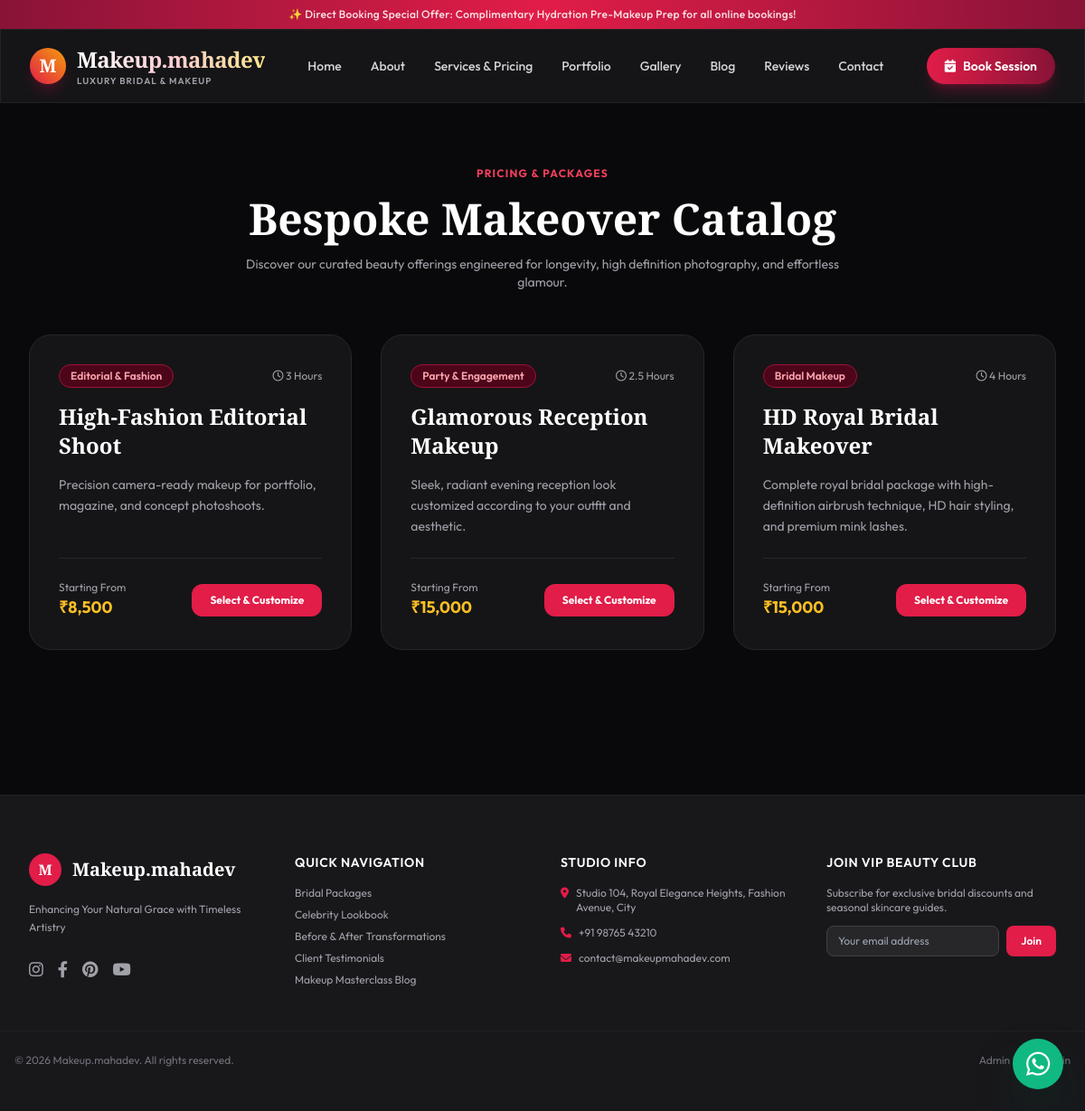
/services, run on the app's committed database.
### tables this page shows
CREATE TABLE `services` (
  `id` INT AUTO_INCREMENT PRIMARY KEY,
  `category_id` INT NULL,
  `title` VARCHAR(150) NOT NULL,
  `slug` VARCHAR(180) NOT NULL UNIQUE,
  `description` TEXT NOT NULL,
  `cover_image` VARCHAR(255) NULL,
  `duration` VARCHAR(50) DEFAULT '2 Hours',
  `pricing_type` ENUM('simple', 'package') DEFAULT 'package',
  `simple_price` DECIMAL(10, 2) DEFAULT 0.00,
  `status` ENUM('active', 'hidden') DEFAULT 'active',
  `is_featured` TINYINT(1) DEFAULT 0,
  `created_at` TIMESTAMP DEFAULT CURRENT_TIMESTAMP,
  `updated_at` TIMESTAMP DEFAULT CURRENT_TIMESTAMP ON UPDATE CURRENT_TIMESTAMP,
  FOREIGN KEY (`category_id`) REFERENCES `service_categories`(`id`) ON DELETE SET NULL
);

CREATE TABLE `service_categories` (
  `id` INT AUTO_INCREMENT PRIMARY KEY,
  `name` VARCHAR(100) NOT NULL,
  `slug` VARCHAR(120) NOT NULL UNIQUE,
  `description` TEXT NULL,
  `sort_order` INT DEFAULT 0,
  `created_at` TIMESTAMP DEFAULT CURRENT_TIMESTAMP
);

### app/Controllers/ServiceController.php (called while the page is built, shortened)
<?php
class ServiceController extends Controller {
    public function index() {
        $data = [
            'meta_title' => 'Services & Pricing | Makeup.mahadev',
            'services' => Service::getAllActive()
        ];
        $this->view('frontend/services', $data);
    }
}

### app/Core/App.php (called while the page is built, shortened)
<?php
class App {
    private Router $router;
    public function __construct() {
        $this->router = new Router();
    }
    private function registerRoutes() {
        $this->router->get('/', [\App\Controllers\HomeController::class, 'index']);
        $this->router->get('/about', [\App\Controllers\HomeController::class, 'about']);
        $this->router->get('/services', [\App\Controllers\ServiceController::class, 'index']);
        $this->router->get('/service/{slug}', [\App\Controllers\ServiceController::class, 'detail']);
        $this->router->get('/portfolio', [\App\Controllers\PortfolioController::class, 'index']);
        $this->router->get('/gallery', [\App\Controllers\PortfolioController::class, 'gallery']);
        $this->router->get('/blog', [\App\Controllers\BlogController::class, 'index']);
        $this->router->get('/blog/{slug}', [\App\Controllers\BlogController::class, 'detail']);
        $this->router->get('/reviews', [\App\Controllers\ReviewController::class, 'index']);
        $this->router->post('/review/submit', [\App\Controllers\ReviewController::class, 'submit']);
        $this->router->get('/contact', [\App\Controllers\HomeController::class, 'contact']);
        $this->router->post('/contact/submit', [\App\Controllers\HomeController::class, 'submitContact']);
        $this->router->get('/booking', [\App\Controllers\BookingController::class, 'index']);
        $this->router->post('/booking/calculate', [\App\Controllers\BookingController::class, 'calculatePriceApi']);
        $this->router->post('/booking/submit', [\App\Controllers\BookingController::class, 'submit']);
        $this->router->get('/admin/login', [\App\Controllers\Admin\AuthController::class, 'loginForm']);
        $this->router->post('/admin/login', [\App\Controllers\Admin\AuthController::class, 'login']);
        $this->router->get('/admin/logout', [\App\Controllers\Admin\AuthController::class, 'logout']);
        $this->router->get('/admin', [\App\Controllers\Admin\DashboardController::class, 'index']);
        $this->router->get('/admin/dashboard', [\App\Controllers\Admin\DashboardController::class, 'index']);
        $this->router->get('/admin/services', [\App\Controllers\Admin\ServiceController::class, 'index']);
        $this->router->get('/admin/services/create', [\App\Controllers\Admin\ServiceController::class, 'create']);
        $this->router->post('/admin/services/store', [\App\Controllers\Admin\ServiceController::class, 'store']);
        $this->router->get('/admin/services/edit/{id}', [\App\Controllers\Admin\ServiceController::class, 'edit']);
        $this->router->post('/admin/services/update/{id}', [\App\Controllers\Admin\ServiceController::class, 'update']);
        $this->router->get('/admin/services/delete/{id}', [\App\Controllers\Admin\ServiceController::class, 'delete']);
        $this->router->get('/admin/bookings', [\App\Controllers\Admin\BookingController::class, 'index']);
        $this->router->get('/admin/bookings/view/{id}', [\App\Controllers\Admin\BookingController::class, 'view']);
        $this->router->post('/admin/bookings/update-status/{id}', [\App\Controllers\Admin\BookingController::class, 'updateStatus']);
        $this->router->get('/admin/portfolio', [\App\Controllers\Admin\PortfolioController::class, 'index']);
        $this->router->post('/admin/portfolio/store', [\App\Controllers\Admin\PortfolioController::class, 'store']);
        $this->router->get('/admin/portfolio/delete/{id}', [\App\Controllers\Admin\PortfolioController::class, 'delete']);
        $this->router->get('/admin/blogs', [\App\Controllers\Admin\BlogController::class, 'index']);
        $this->router->get('/admin/blogs/create', [\App\Controllers\Admin\BlogController::class, 'create']);
        $this->router->post('/admin/blogs/store', [\App\Controllers\Admin\BlogController::class, 'store']);
        $this->router->get('/admin/blogs/edit/{id}', [\App\Controllers\Admin\BlogController::class, 'edit']);
        $this->router->post('/admin/blogs/update/{id}', [\App\Controllers\Admin\BlogController::class, 'update']);
        $this->router->get('/admin/blogs/delete/{id}', [\App\Controllers\Admin\BlogController::class, 'delete']);
        $this->router->post('/admin/blogs/upload-image', [\App\Controllers\Admin\BlogController::class, 'uploadImage']);
        $this->router->get('/admin/gallery', [\App\Controllers\Admin\GalleryController::class, 'index']);
        $this->router->post('/admin/gallery/store', [\App\Controllers\Admin\GalleryController::class, 'store']);
        $this->router->get('/admin/gallery/delete/{id}', [\App\Controllers\Admin\GalleryController::class, 'delete']);
        $this->router->get('/admin/reviews', [\App\Controllers\Admin\ReviewController::class, 'index']);
        $this->router->post('/admin/reviews/store', [\App\Controllers\Admin\ReviewController::class, 'store']);
        $this->router->get('/admin/reviews/approve/{id}', [\App\Controllers\Admin\ReviewController::class, 'approve']);
        $this->router->get('/admin/reviews/disapprove/{id}', [\App\Controllers\Admin\ReviewController::class, 'disapprove']);
        $this->router->get('/admin/reviews/toggle-featured/{id}', [\App\Controllers\Admin\ReviewController::class, 'toggleFeatured']);
        $this->router->get('/admin/reviews/delete/{id}', [\App\Controllers\Admin\ReviewController::class, 'delete']);
        $this->router->get('/admin/settings', [\App\Controllers\Admin\SettingsController::class, 'index']);
        $this->router->post('/admin/settings/save', [\App\Controllers\Admin\SettingsController::class, 'save']);
    }
    public function run() {
        $this->router->dispatch($_SERVER['REQUEST_METHOD'], $_SERVER['REQUEST_URI']);
    }
}

### public/index.php (called while the page is built, shortened)
<?php
require_once APP_DIR . '/Core/Autoloader.php';
$app = new App\Core\App();
$app->run();

### app/Core/Database.php (called while the page is built, shortened)
<?php
class Database {
    private static $instance = null;
    private $pdo;
    private function __construct() {
        try {
            $dsn = "mysql:host=" . DB_HOST . ";port=" . DB_PORT . ";dbname=" . DB_NAME . ";charset=" . DB_CHARSET;
            $options = [
                PDO::ATTR_ERRMODE => PDO::ERRMODE_EXCEPTION,
                PDO::ATTR_DEFAULT_FETCH_MODE => PDO::FETCH_ASSOC,
                PDO::ATTR_EMULATE_PREPARES => false,
            ];
            $this->pdo = new PDO($dsn, DB_USER, DB_PASS, $options);
        } catch (PDOException $e) {
            if (APP_DEBUG) {
                die("Database Connection Error: " . $e->getMessage());
            } else {
                die("A database connection error occurred. Please try again later.");
            }
        }
    }
    public static function getInstance() {
        if (self::$instance === null) {
            self::$instance = new self();
        }
        return self::$instance;
    }
    public function getConnection() {
        return $this->pdo;
    }
    public static function query($sql, $params = []) {
        $db = self::getInstance()->getConnection();
        $stmt = $db->prepare($sql);
        $stmt->execute($params);
        return $stmt;
    }
    public static function fetchAll($sql, $params = []) {
        return self::query($sql, $params)->fetchAll();
    }
}

### app/Models/Service.php (called while the page is built, shortened)
<?php
class Service {
    public static function getAllActive() {
        return Database::fetchAll("SELECT s.*, c.name as category_name FROM services s LEFT JOIN service_categories c ON s.category_id = c.id WHERE s.status = 'active' ORDER BY s.id DESC");
    }
}

### app/Core/Autoloader.php (called while the page is built, shortened)
<?php
class Autoloader {
    public static function register() {
        spl_autoload_register(function ($class) {
            $prefix = 'App\\';
            $base_dir = ROOT_DIR . '/app/';
            $len = strlen($prefix);
            $relative_class = substr($class, $len);
            $file = $base_dir . str_replace('\\', '/', $relative_class) . '.php';
        });
    }
}

### app/Models/Setting.php (called while the page is built, shortened)
<?php
class Setting {
    public static function getAll() {
        try {
            $rows = Database::fetchAll("SELECT setting_key, setting_value FROM settings");
            $settings = [];
            foreach ($rows as $row) {
                $settings[$row['setting_key']] = $row['setting_value'];
            }
            return $settings;
        } catch (\Exception $e) {
            return [];
        }
    }
}

### app/Views/frontend/services.php (the view)
<section class="py-16 max-w-7xl mx-auto px-4 sm:px-6 lg:px-8 space-y-12">
    <div class="text-center space-y-4">
        <span class="text-rose-500 font-bold text-xs uppercase tracking-widest">Pricing & Packages</span>
        <h1 class="font-serif text-4xl sm:text-5xl font-extrabold text-white">Bespoke Makeover Catalog</h1>
        <p class="text-zinc-400 text-sm max-w-2xl mx-auto">Discover our curated beauty offerings engineered for longevity, high definition photography, and effortless glamour.</p>
    </div>
    <div class="grid grid-cols-1 md:grid-cols-2 lg:grid-cols-3 gap-8">
        <?php foreach ($services as $srv): ?>
            <div class="dark-glass-panel rounded-3xl overflow-hidden border border-zinc-800 p-8 flex flex-col justify-between hover:border-rose-500/40 transition">
                <div class="space-y-4">
                    <div class="flex justify-between items-center">
                        <span class="text-xs font-semibold px-3 py-1 rounded-full bg-rose-950 text-rose-300 border border-rose-800">
                            <?= htmlspecialchars($srv['category_name'] ?? 'General') ?>
                        </span>
                        <span class="text-xs text-zinc-400"><i class="fa-regular fa-clock"></i> <?= htmlspecialchars($srv['duration']) ?></span>
                    </div>
                    <h3 class="font-serif text-2xl font-bold text-white"><?= htmlspecialchars($srv['title']) ?></h3>
                    <p class="text-zinc-400 text-sm leading-relaxed"><?= htmlspecialchars($srv['description']) ?></p>
                </div>
                <div class="pt-6 mt-6 border-t border-zinc-800 flex items-center justify-between">
                    <span class="text-xs text-zinc-400 block">Starting From <strong class="text-amber-400 text-lg block font-bold"><?= htmlspecialchars($globalSettings['currency_symbol'] ?? '₹') ?><?= number_format($srv['simple_price'] > 0 ? $srv['simple_price'] : 15000) ?></strong></span>
                    <a href="<?= BASE_URL ?>/booking?service=<?= $srv['id'] ?>" class="px-5 py-2.5 rounded-xl bg-rose-600 hover:bg-rose-500 text-white font-bold text-xs transition">
                        Select & Customize
                    </a>
                </div>
            </div>
        <?php endforeach; ?>
    </div>
</section>

### app/Core/Router.php (shortened to what this page needs)
<?php
class Router {
    private array $routes = [];
    private function addRoute($method, $path, $handler) {
        $this->routes[] = [
            'method' => strtoupper($method),
            'path' => $path,
            'handler' => $handler
        ];
    }
    public function dispatch($requestMethod, $requestUri) {
        $uri = parse_url($requestUri, PHP_URL_PATH);
        $uri = '/' . trim($uri, '/');
        foreach ($this->routes as $route) {
            $pattern = preg_replace('/\{([a-zA-Z0-9_]+)\}/', '(?P<\1>[a-zA-Z0-9_\-]+)', $route['path']);
            $pattern = '#^' . $pattern . '$#';
            if (preg_match($pattern, $uri, $matches)) {
                $params = array_filter($matches, 'is_string', ARRAY_FILTER_USE_KEY);
                $handler = $route['handler'];
                if (is_array($handler)) {
                    [$controllerClass, $method] = $handler;
                    if (class_exists($controllerClass)) {
                        $controller = new $controllerClass();
                        if (method_exists($controller, $method)) {
                            call_user_func_array([$controller, $method], $params);
                            return;
                        }
                    }
                }
            }
        }
    }
}

### data on the page
services: category.name "Editorial & Fashion", duration "3 Hours", title "High-Fashion Editorial Shoot", description "Precision camera-ready makeup for portfolio, magazine, and concept photoshoots.", currency_symbol "₹", simple_price "8,500"
services: category.name "Party & Engagement", duration "2.5 Hours", title "Glamorous Reception Makeup", description "Sleek, radiant evening reception look customized according to your outfit and aesthetic.", currency_symbol "₹", simple_price "15,000"
services: category.name "Bridal Makeup", duration "4 Hours", title "HD Royal Bridal Makeover", description "Complete royal bridal package with high-definition airbrush technique, HD hair styling, and premium mink lashes.", currency_symbol "₹", simple_price "15,000"

### other printed values
$globalSettings['site_name'] "Makeup.mahadev"
$globalSettings['site_tagline'] "Enhancing Your Natural Grace with Timeless Artistry"
$globalSettings['office_address'] "Studio 104, Royal Elegance Heights, Fashion Avenue, City"
$globalSettings['contact_phone'] "+91 98765 43210"
$globalSettings['contact_email'] "contact@makeupmahadev.com"
